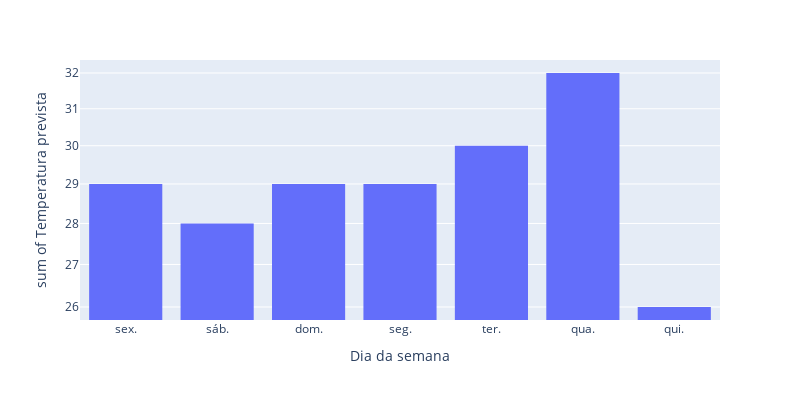

Source (notebook cell):
### Code cell
import plotly.express as px

maximo = previsao_df['Máxima temperatura prevista'].max()

fig = px.histogram(previsao_df, x = "Dia da semana", y = "Máxima temperatura prevista", width=800, height=400, log_y=True,
                   labels = {'Máxima temperatura prevista':'Temperatura prevista'})
fig.show()

### Figure 1 — Plotly figure (JSON) as saved in the notebook; plotly's stock layout.template omitted (floating-point values rounded to 4 significant figures)
{"data": [{"alignmentgroup": "True", "bingroup": "x", "histfunc": "sum", "hovertemplate": "Dia da semana=%{x}<br>sum of Temperatura prevista=%{y}<extra></extra>", "legendgroup": "", "marker": {"color": "#636efa", "pattern": {"shape": ""}}, "name": "", "offsetgroup": "", "orientation": "v", "showlegend": false, "type": "histogram", "x": ["sex.", "sáb.", "dom.", "seg.", "ter.", "qua.", "qui."], "xaxis": "x", "y": ["29", "28", "29", "29", "30", "32", "26"], "yaxis": "y"}], "layout": {"barmode": "relative", "height": 400, "legend": {"tracegroupgap": 0}, "margin": {"t": 60}, "width": 800, "xaxis": {"anchor": "y", "domain": [0, 1], "title": {"text": "Dia da semana"}}, "yaxis": {"anchor": "x", "domain": [0, 1], "title": {"text": "sum of Temperatura prevista"}, "type": "log"}}}
